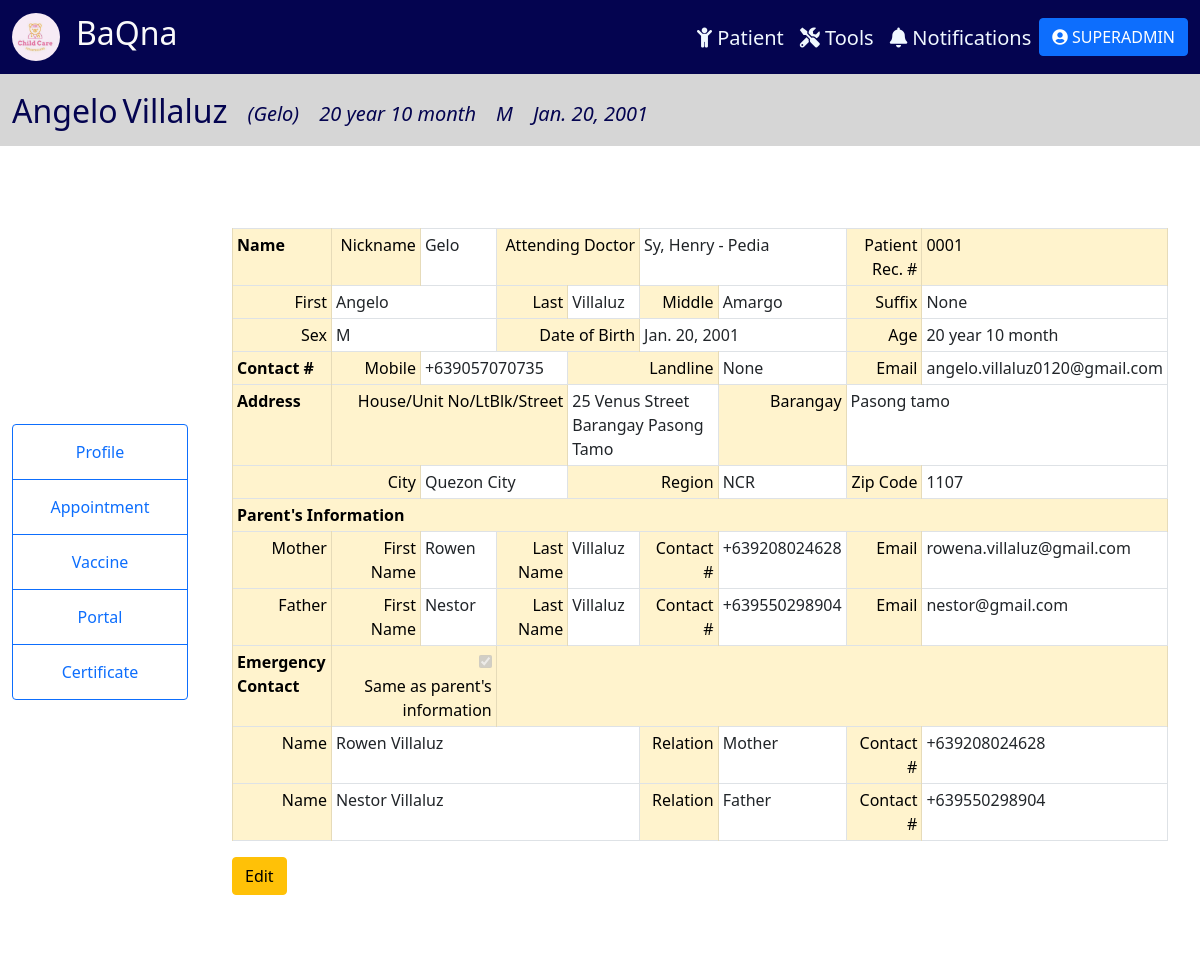
/patient/1 (signed in), run on the app's committed database.
### tracker/models.py (models this page shows, shortened)
class Patient(models.Model):
    SEX = (
        ('M', 'Male'),
        ('F', 'Female'),
    )
    last_name = models.CharField(max_length=100, null=True)
    first_name = models.CharField(max_length=100, null=True)
    middle_name = models.CharField(max_length=100, null=True, blank=True)
    suffix = models.CharField(max_length=2, null=True, blank=True)
    nick_name = models.CharField(max_length=100, null=True, blank=True)
    sex = models.CharField(max_length=1, null=True, choices=SEX)
    birthdate = models.DateField(null=True)
    age = models.CharField(max_length=100, null=True, blank=True)
    attending_doctor = models.ForeignKey(Physician, related_name="docpatient", on_delete=models.CASCADE, null=True)
    cert_date = models.DateField(null=True, blank=True)
    cell_no = PhoneNumberField(null=True, blank=True, validators=[MaxLengthValidator(13)])
    landline = models.CharField(max_length=100, null=True, blank=True)
    email = models.EmailField(max_length=254, null=True, blank=True)
    house_no = models.CharField(max_length=100, null=True, blank=True)
    barangay = models.CharField(max_length=100, null=True, blank=True)
    city = models.CharField(max_length=100, null=True, blank=True)
    region = models.CharField(max_length=100, null=True, blank=True)
    zip = models.IntegerField(null=True, blank=True)
    mfname = models.CharField(max_length=100, null=True, blank=True)
    mlname = models.CharField(max_length=100, null=True, blank=True)
    mcontact = PhoneNumberField(null=True, blank=True)
    memail = models.EmailField(max_length=254, null=True, blank=True)
    ffname = models.CharField(max_length=100, null=True, blank=True)
    flname = models.CharField(max_length=100, null=True, blank=True)
    fcontact = PhoneNumberField(null=True, blank=True)
    femail = models.EmailField(max_length=254, null=True, blank=True)
    c1full_name = models.CharField(max_length=100, null=True, blank=True)
    relation1 = models.CharField(max_length=100, null=True, blank=True)
    c1contact = PhoneNumberField(null=True, blank=True)
    c2full_name = models.CharField(max_length=100, null=True, blank=True)
    relation2 = models.CharField(max_length=100, null=True, blank=True)
    c2contact = PhoneNumberField(null=True, blank=True)

class Physician(models.Model):
    last_name = models.CharField(max_length=100, null=True)
    first_name = models.CharField(max_length=100, null=True)
    age = models.IntegerField(null=True)
    cell_no = PhoneNumberField(null=True, blank=True)
    specialization = models.CharField(max_length=100, null=True)
    email = models.EmailField(max_length=100, null=True)
    def __str__(self):
        return self.last_name + ", " + self.first_name + ' - ' + self.specialization

### tracker/views.py (the view)
# urls.py: path('patient/<str:pk>', views.patient, name = 'patient'),
@login_required(login_url='login')
def patient(request, pk):
    patient = Patient.objects.get(id=pk)
    curr_date = datetime.date.today()
    months = curr_date.month - patient.birthdate.month
    years = curr_date.year - patient.birthdate.year
    age = "{} year {} month".format(years, months)
    data = {
        'patient': patient, 'age': age,
    }
    return render(request, 'patientmonitoring/patient.html', data)

### tracker/templates/patientmonitoring/patient.html (shortened to what this page needs)
{% include 'patientmonitoring/info_header.html' %}
{% block content %}
<div class="container-fluid" style="padding:1%; ">
  <div class="row">
      <div class="col-lg-2" style="background-color: rgb(255, 255, 255);display: flex; justify-content: center; align-items: center; ">
        <div class="btn-group-vertical" style="display: block;">
          <a class="btn btn-outline-primary" href="#">Profile</a>
          <a class="btn btn-outline-primary" href="{% url 'appointment' patient.id %}">Appointment</a>
          <a class="btn btn-outline-primary">Vaccine</a>
          <a class="btn btn-outline-primary" href="{% url 'portal' patient.id %}">Portal</a>
          <a class="btn btn-outline-primary" href="{% url 'certificate' patient.id %}">Certificate</a>
        </div>
      </div>
      <div class="col-lg-10" style="background-color: white">
        <div class="create-record-form">
          <table class="table table-bordered table-sm">
              <tbody>
                <tr>
                  <td class="table-warning" style="text-align: left;"><b>Name</b></td>
                  <td class="table-warning">Nickname</td>
                  <td>{{patient.nick_name}}</td>
                  <td class="table-warning" colspan="2">Attending Doctor</td>
                  <td colspan="2">{{patient.attending_doctor}}</td>
                  <td class="table-warning">Patient Rec. #</td>
                  <td class="table-warning" style="text-align: left;">000{{patient.id}}</td>
                </tr>
                <tr>
                  <td class="table-warning">First</td>
                  <td colspan="2">{{patient.first_name}}</td>
                  <td class="table-warning" >Last</td>
                  <td>{{patient.last_name}}</td>
                  <td class="table-warning">Middle</td>
                  <td>{{patient.middle_name}}</td>
                  <td class="table-warning">Suffix</td>
                  <td>{{patient.suffix}}</td>
                </tr>
                <tr>
                  <td class="table-warning">Sex</td>
                  <td colspan="2">{{patient.sex}}</td>
                  <td class="table-warning" colspan="2">Date of Birth</td>
                  <td colspan="2">{{patient.birthdate}}</td>
                  <td id="age" class="table-warning">Age</td>
                  <td>{{age}}</td>
                </tr>
                <tr>
                  <td class="table-warning" style="text-align: left;"><b>Contact #</b></td>
                  <td class="table-warning">Mobile</td>
                  <td colspan="2">{{patient.cell_no}}</td>
                  <td class="table-warning" colspan="2">Landline</td>
                  <td>{{patient.landline}}</td>
                  <td class="table-warning">Email</td>
                  <td colspan="2">{{patient.email}}</td>
                </tr>
                <tr>
                  <td class="table-warning" style="text-align: left;"><b>Address</b></td>
                  <td class="table-warning" colspan="3">House/Unit No/LtBlk/Street</td>
                  <td colspan="2">{{patient.house_no}}</td>
                  <td class="table-warning">Barangay</td>
                  <td colspan="2">{{patient.barangay}}</td>
                </tr>
                <tr>
                  <td class="table-warning" colspan="2">City</td>
                  <td colspan="2">{{patient.city}}</td>
                  <td class="table-warning" colspan="2">Region</td>
                  <td>{{patient.region}}</td>
                  <td class="table-warning">Zip Code</td>
                  <td>{{patient.zip}}</td>
                </tr>
                <tr>
                    <td class="table-warning" style="text-align: left;" colspan="9"><b>Parent's Information</b></td>
                </tr>
                <tr>
                    <td class="table-warning">Mother</td>
                    <td class="table-warning">First Name</td>
                    <td>{{patient.mfname}}</td>
                    <td class="table-warning">Last Name</td>
                    <td>{{patient.mlname}}</td>
                    <td class="table-warning">Contact #</td>
                    <td>{{patient.mcontact}}</td>
                    <td class="table-warning">Email</td>
                    <td>{{patient.memail}}</td>
                </tr>
                <tr>
                  <td class="table-warning">Father</td>
                  <td class="table-warning">First Name</td>
                  <td>{{patient.ffname}}</td>
                  <td class="table-warning">Last Name</td>
                  <td>{{patient.flname}}</td>
                  <td class="table-warning">Contact #</td>
                  <td>{{patient.fcontact}}</td>
                  <td class="table-warning">Email</td>
                  <td>{{patient.femail}}</td>
                </tr>
                <tr>
                  <td class="table-warning" style="text-align: left;"><b>Emergency Contact</b></td>
                  <td class="table-warning" colspan="2">
                    <input type="checkbox" name="flexRadioDefault" id="contact" checked disabled>
                    <label for="contact">Same as parent's information</label>
                  </td>
                  <td class="table-warning" colspan="6"></td>
                </tr>
                <tr>
                  <td class="table-warning">Name</td>
                  <td colspan="4">{{patient.c1full_name}}</td>
                  <td class="table-warning">Relation</td>
                  <td>{{patient.relation1}}</td>
                  <td class="table-warning">Contact #</td>
                  <td>{{patient.c1contact}}</td>
                </tr>
                <tr>
                  <td class="table-warning">Name</td>
                  <td colspan="4">{{patient.c2full_name}}</td>
                  <td class="table-warning">Relation</td>
                  <td>{{patient.relation2}}</td>
                  <td class="table-warning">Contact #</td>
                  <td>{{patient.c2contact}}</td>
                </tr>
            </tbody>
          </table>
          <a class="btn btn-warning" href="{% url 'editPatient' patient.id %}">Edit</a>
        </div>
      </div>
  </div>
</div>
{% endblock content %}

### tracker/templates/patientmonitoring/info_header.html
{% extends 'patientmonitoring/main.html' %}
{% block content %}
<nav class="navbar navbar-expand-xl" style="background-color: rgb(214, 214, 214);">
    <div class="container-fluid">
      <div class="collapse navbar-collapse me-auto" id="navbarTogglerDemo02">
        <div style="margin-right: auto; margin-top: 10px;">
          <ul class="navbar-nav me-auto mb-2 mb-lg-0 navbar-custom">
            <li class="nav-item" style="margin-right: 5px">
              <h2>{{patient.first_name}}</h2>
            </li>
            <li class="nav-item" style="margin-right: 20px">
              <h2>{{patient.last_name}}</h2>
            </li>
            <li class="nav-item" style="margin-right: 20px">
              <i><h5 style="margin-top: 10px;">({{patient.nick_name}})</h5></i>
            </li>
            <li class="nav-item" style="margin-right: 20px">
              <i><h5 style="margin-top:10px;">{{age}}</h5></i>
            </li>
            <li class="nav-item" style="margin-right: 20px">
              <i><h5 style="margin-top:10px;">{{patient.sex}}</h5></i>
            </li>
            <li class="nav-item" style="margin-right: 20px">
              <i><h5 style="margin-top:10px;">{{patient.birthdate}}</h5></i>
            </li>
          </ul>
        </div>
      </div>
    </div>
</nav>
{% endblock content %}

### tracker/templates/patientmonitoring/main.html (shortened to what this page needs)
{% load static %}
<!DOCTYPE html>
<html lang="en">
<head>
    <link href="https://cdn.jsdelivr.net/npm/bootstrap@5.1.3/dist/css/bootstrap.min.css" rel="stylesheet">
    <link rel="stylesheet" href="https://cdnjs.cloudflare.com/ajax/libs/font-awesome/5.15.3/css/all.min.css" />
</head>
<body>
  <nav class="navbar navbar-expand-xl" style="background-color: rgb(4, 4, 80);color: white;">
    <div class="container-fluid">
        <a href="{% url 'home' %}" class="navbar-brand">
          <div class="logo-image">
            <img src="{% static 'images/logo.jpg' %}" class="img-fluid">
          </div>
        </a>
        <a href="{% url 'home' %}"><h2 style="float: left; color: #FAFAFA;">BaQna</h2></a>
      <div class="collapse navbar-collapse me-auto" id="navbarTogglerDemo02">
        <div style="margin-left: auto;margin-top: 10px;">
          <ul class="navbar-nav me-auto mb-2 mb-lg-0 navbar-custom">
            <li class="nav-item" style="margin-left: 15rem;">
              <a class="nav-link" href="{% url 'home' %}"><h5><i class="fas fa-child"></i> Patient</h5></a>
            </li>
            <li class="nav-item">
              <a class="nav-link" href="#"><h5><i class="fas fa-tools"></i> Tools</h5></a>
            </li>
            <li class="nav-item">
              <a class="nav-link" href="{% url 'notifs' %}"><h5><i class="fas fa-bell"></i> Notifications</h5></a>
            </li>
            <li class="nav-item">
              <div class="dropdown">
                <button class="btn btn-primary" type="button" id="dropdownMenuButton1" data-bs-toggle="dropdown" aria-expanded="false">
                  <i class="fas fa-user-circle"></i>
                  {{request.user}}
                </button>
              </div>
            </li>
          </ul>
        </div>
      </div>
    </div>
  </nav>
  {% block content %}
  {% endblock %}
</body>
</html>

### tracker/templates/patientmonitoring/main.html (style rules this page uses)
body { color:rgb(4, 4, 80); }
.navbar-custom a { color: aliceblue; }
.logo-image { width: 48px; height: 48px; border-radius: 50%; overflow: hidden; }
.create-record-form { padding: 20px; margin: 50px auto; }
.create-record-form td { width:11%; }
.create-record-form .table-warning { text-align: right; }
.btn-group-vertical a { padding: 15px; }

### data on the page
Patient: first_name "Angelo", last_name "Villaluz", nick_name "Gelo", sex "M", birthdate "Jan. 20, 2001", attending_doctor "Sy, Henry - Pedia", id "1", middle_name "Amargo", suffix "None", cell_no "+639057070735", landline "None", email "angelo.villaluz0120@gmail.com", house_no "25 Venus Street Barangay Pasong Tamo", barangay "Pasong tamo", city "Quezon City", region "NCR", zip "1107", mfname "Rowen", mlname "Villaluz", mcontact "+639208024628", memail "rowena.villaluz@gmail.com", ffname "Nestor", flname "Villaluz", fcontact "+639550298904", femail "nestor@gmail.com", c1full_name "Rowen Villaluz", relation1 "Mother", c1contact "+639208024628", c2full_name "Nestor Villaluz", relation2 "Father", c2contact "+639550298904"

### other printed values
{{ request.user }} "SUPERADMIN"
